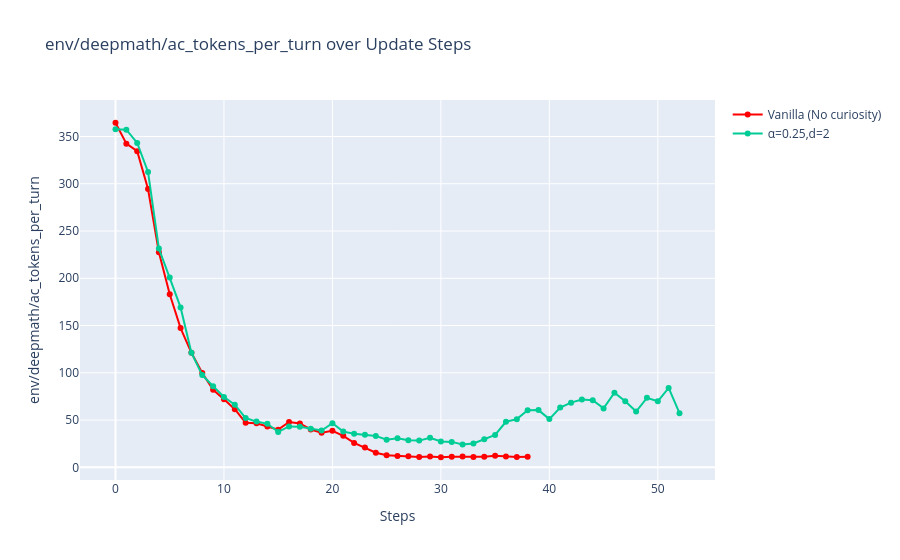

Source (notebook cell):
### Code cell
plot(llama_traces, metric="env/deepmath/ac_tokens_per_turn", labels=llama_labels)

### Figure 1 — Plotly figure (JSON) as saved in the notebook; plotly's stock layout.template omitted (floating-point values rounded to 4 significant figures)
{"data": [{"line": {"color": "red"}, "mode": "lines+markers", "name": "Vanilla (No curiosity)", "type": "scatter", "x": [0, 1, 2, 3, 4, 5, 6, 7, 8, 9, 10, 11, 12, 13, 14, 15, 16, 17, 18, 19, 20, 21, 22, 23, 24, 25, 26, 27, 28, 29, 30, 31, 32, 33, 34, 35, 36, 37, 38], "y": [364.5, 342.5, 334.5, 294.5, 227.4, 183.1, 147.3, 121.2, 99.77, 82.03, 72.05, 61.5, 47.24, 46.54, 43.18, 39.86, 48.02, 46.39, 40.04, 36.57, 38.6, 33.31, 25.83, 20.86, 15.51, 12.82, 12.08, 11.83, 10.93, 11.44, 10.67, 11.33, 11.47, 11.0, 11.21, 12.19, 11.44, 10.94, 11.27]}, {"line": {"color": "#00CC96"}, "mode": "lines+markers", "name": "α=0.25,d=2", "type": "scatter", "x": [0, 1, 2, 3, 4, 5, 6, 7, 8, 9, 10, 11, 12, 13, 14, 15, 16, 17, 18, 19, 20, 21, 22, 23, 24, 25, 26, 27, 28, 29, 30, 31, 32, 33, 34, 35, 36, 37, 38, 39, 40, 41, 42, 43, 44, 45, 46, 47, 48, 49, 50, 51, 52], "y": [357.7, 357.2, 343.2, 312.5, 231.5, 200.9, 169.2, 121.3, 97.61, 85.84, 74.48, 66.24, 52.14, 48.4, 46.05, 37.47, 43.27, 43.0, 40.85, 38.96, 46.77, 37.8, 35.46, 34.35, 33.26, 29.17, 30.88, 28.65, 28.27, 31.37, 27.39, 26.93, 24.1, 25.33, 29.75, 34.23, 48.22, 51.01, 60.44, 60.53, 51.04, 63.19, 68.43, 71.73, 71.04, 62.33, 78.89, 69.99, 59.04, 73.53, 69.86, 83.98, 57.31]}], "layout": {"title": {"text": "env/deepmath/ac_tokens_per_turn over Update Steps"}, "xaxis": {"title": {"text": "Steps"}}, "yaxis": {"title": {"text": "env/deepmath/ac_tokens_per_turn"}}}}
